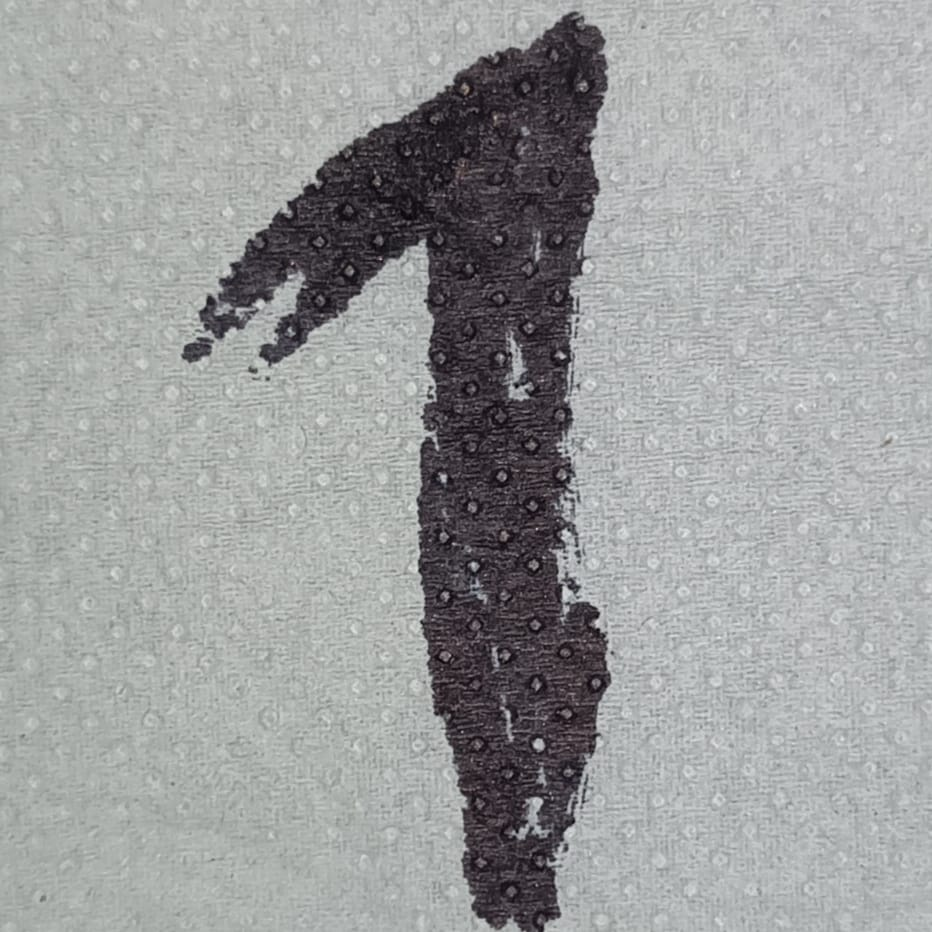
#> input picture datasets/num_1.jpeg, 932 x 932 px
$ python main.py
#> lines starting #> are read from the running program, lines starting #| are printed output that depends on the picture; long printed decimals are rounded
import numpy as np
from sklearn.datasets import load_digits
import cv2
import matplotlib.pyplot as plt

# --------------------------------- PARTE A----------------------------------------

# ---------- EN TODO ESTE BLOQUE, SE CARGA EL "DICCIONARIO" DIGITS Y SUS KEYS: "IMAGES" Y "TARGET" ----------

# Se carga el "diccionario de digits en el data set"
digits = load_digits()

# Se carga las keys de images (Lista de matrices) y target (lista de los números del dataset)
imagenes = digits.images
etiquetas = digits.target


# ---------- EN TODO ESTE BLOQUE, SE BUSCA MEDIANTE EL FOR, AÑADIR POR ORDEN (0 al 10) LAS MATRICES Y PROMEDIARLAS Y ESCALARLAS ----------

matrices_promedio_redimensionadas = [] # SE INICIALIZA LA LISTA QUE CONTENDRÁ A LAS MATRICES PROMEDIO REDIMENSIONADAS

for digito in range(10):
    imagenes_digito = imagenes[etiquetas == digito] # Solo se seleccionará en caso la etiquteta sea igual al dígito en el que se está iterando.
    # Nota personal: Esto tiene sentido por un concepto llamado "Máscara Booleana", la verdad no investigué más sobre esto pero
    # Se puede hacer en arrays (en este caso "etiquetas" es el array), desconozco si se puede hacer en listas u otras aplicaciones.

    matriz_promedio = np.mean(imagenes_digito, axis=0) # Se ponderiará en base a las filas
    # Explicación: Se toma la fila de cada de matriz dentro imagenes_digito, y luego se "itera" y se promedia todo en base a una misma columna
    # Al final, el return será una matriz donde la primera fila representa ese promedio de las primeras filas, la segunda ...

    matriz_promedio_redimensionada = cv2.resize(matriz_promedio, (8, 8)).astype(int) # Se redimensiona esa promedio a 8 filas y 8 columnas
    #Esto no requiere más explicación

    matrices_promedio_redimensionadas.append(matriz_promedio_redimensionada) # Se agrega a "matrices_promedio_redimensionadas"
    # Esto mucho menos :v


print()
print()
digito_seleccionado = int(input("Ingrese el dígito del cual desea ver la matriz promedio (0-9): "))
#> the answer given: 3
print("-"*50)
print()
matriz_promedio_seleccionada = matrices_promedio_redimensionadas[digito_seleccionado]
print(f"Matriz Promedio Redimensionada del Dígito {digito_seleccionado}:")
print()
print(matriz_promedio_seleccionada)
print()
print("-"*50)

# --------------------------------- FIN DE LA PARTE A----------------------------------------


# --------------------------------- PARTE B ----------------------------------------

# ---------- EN TODO ESTE BLOQUE, SE BUSCA IMPRIMIR LAS MATRICES MEDIANTE LA BIBLICA "MATPLOTLIB"  ----------

def mostrar_matrices_promedio(matrices_promedio_redimensionadas):
    fig, axs = plt.subplots(2, 5, figsize=(10, 5))  # Crear una cuadrícula de subfiguras 2x5

    for i in range(2):
        for j in range(5):
            indice = i * 5 + j
            axs[i, j].imshow(matrices_promedio_redimensionadas[indice], cmap='gray')
            axs[i, j].set_title(f'Dígito {indice}')
            axs[i, j].axis('off')

    plt.tight_layout()
    plt.show()
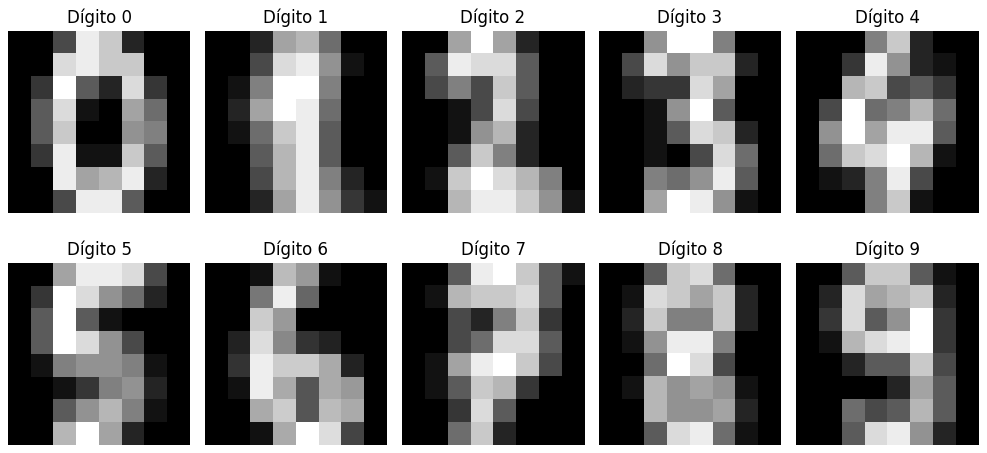
#> figure drawn by matplotlib, 10 panels

mostrar_matrices_promedio(matrices_promedio_redimensionadas) # Acá se llama a la función.

# --------------------------------- FIN DE LA PARTE B ----------------------------------------


# --------------------------------- PARTE C ----------------------------------------

imagen = cv2.imread("datasets/num_1.jpeg", cv2.IMREAD_GRAYSCALE) # Se carga la imagen
#> imagen: shape (932, 932); min 0, max 240, mean 157.7
imagen_pequeña = cv2.resize(imagen,(8,8)) # La re-escalamos a una matriz de 8x8

# Acá invertimos los valores

for i in range(8):
    for j in range(8):
        imagen_pequeña[i][j] = 255- imagen_pequeña[i][j]
        imagen_pequeña[i][j] = imagen_pequeña[i][j]/255*16

print()
print("Imagen pequeña: ")
print()
print(imagen_pequeña)
#| [[ 4  4  4  4 11  4  4  4]
#|  [ 5  4  5 13 13  4  3  3]
#|  [ 5  5  4  4 11  4  5  4]
#|  [ 5  4  6  5 12  5  3  4]
#|  [ 6  4  4  5 12  4  4  4]
#|  [ 5  4  5  4 13  4  2  4]
#|  [ 5  4  4  4 13  4  4  4]
#|  [ 5  5  4  4 12  4  3  4]]
print()
print("-"*50)
print()

# --------------------------------- FIN DE LA PARTE C ----------------------------------------


# --------------------------------- PARTE D ----------------------------------------

def calcular_distancia_euclidiana(imagen1, imagen2): # Creación de una función para ya no hacer lo mismo Bv, además de que es más entendible
    return np.sqrt(np.sum((imagen1 - imagen2) ** 2))

distancias = []
for i, imagen_dataset in enumerate(imagenes):
    imagen_dataset_redimensionada = cv2.resize(imagen_dataset, (8, 8)).astype(int)
    distancia = calcular_distancia_euclidiana(imagen_pequeña, imagen_dataset_redimensionada)
    distancias.append((distancia, etiquetas[i]))
#> this loop made 1797 passes
#> distancia on passes 1 to 3: 45.39, 41.17, 44.65
#> after the loop, distancias = 1797 pairs, first value 34.5 to 54.95, second value 0 to 9

# Ordenar las distancias y obtener las 3 más pequeñas
distancias.sort()
dígitos_más_parecidos = distancias[:3]
#> dígitos_más_parecidos = [(34.5, 1), (35.86, 1), (36.03, 1)]

# --------------------------------- FIN DE LA PARTE D ----------------------------------------


# --------------------------------- PARTE E ----------------------------------------

print("Los 3 dígitos más parecidos son:")
for index, (distancia, dígito) in enumerate(dígitos_más_parecidos):
    print(f"{index}. Dígito: {dígito}, Distancia: {distancia}")
#> this loop made 3 passes
#> distancia on passes 1 to 3: 34.5, 35.86, 36.03
#| 0. Dígito: 1, Distancia: 34.496
#| 1. Dígito: 1, Distancia: 35.861
#| 2. Dígito: 1, Distancia: 36.028

print()
print("-"*50)
print()


# --------------------------------- FIN DE LA PARTE E ----------------------------------------


# --------------------------------- PARTE F ----------------------------------------

# Clasificación del nuevo dígito
targets = [dígito for _, dígito in distancias[:10]]
#> targets = [1, 1, 1, 1, 1, 4, 1, 1, 1, 8]

# Contar manualmente las ocurrencias de cada dígito
conteos = {}
for target in targets:
    if target in conteos:
        conteos[target] += 1
    else:
        conteos[target] = 1
#> this loop made 10 passes
#> target on passes 3 to 10: 1, 1, 1, 4, 1, 1, 1, 8
#> after the loop, conteos = {1: 8, 4: 1, 8: 1}

# Determinar el dígito más común
dígito_clasificado = None
max_conteo = 0
empate = []

# Acá se determina el dígito más común, además, la lista "empate" solo debería ser == 1 si solo hay un número mayoritario
for dígito, conteo in conteos.items():
    if conteo > max_conteo:
        max_conteo = conteo
        dígito_clasificado = dígito
        empate = [dígito]
    elif conteo == max_conteo:
        empate.append(dígito)
#> this loop made 3 passes
#> (dígito, conteo, max_conteo, dígito_clasificado) on pass 1: (1, 8, 8, 1)
#> (dígito, conteo) on passes 2 to 3: (4, 1), (8, 1)
#> after the loop, dígito_clasificado = 1; max_conteo = 8


dig_mas_parecidos = distancias[:10]
#> dig_mas_parecidos = [(34.5, 1), (35.86, 1), (36.03, 1), (36.15, 1), (36.28, 1), (36.3, 4), (36.32, 1), (36.35, 1), (36.48, 1), (36.65, 8)]

# Esto se inicializa si empate es mayor a 1, eso quiere decir que hubo más de un número con el mismo máximo número de ocurrencias

if len(empate) > 1:
        # Buscar el desempate considerando más distancias
        for distancia, dígito in distancias[10:]:
            dig_mas_parecidos.append((distancia, dígito)) # Se agrega a la lista de dig más parecidos

            if dígito in empate:
                dígito_clasificado = dígito
                break # Se rompe si se encuentra un dígito que está en la lista de los número empatados (porque uno ya sería mayor que el otro)

for index, (distancia, dígito) in enumerate(dig_mas_parecidos):
    print(f"{index}. Dígito: {dígito}, Distancia: {distancia}")
#> this loop made 10 passes
#| 0. Dígito: 1, Distancia: 34.496
#| 1. Dígito: 1, Distancia: 35.861
#| 2. Dígito: 1, Distancia: 36.028
#| 3. Dígito: 1, Distancia: 36.152
#| 4. Dígito: 1, Distancia: 36.277
#| 5. Dígito: 4, Distancia: 36.304
#| 6. Dígito: 1, Distancia: 36.318
#| 7. Dígito: 1, Distancia: 36.346
#> (further printed lines are left out)

print()
print("-"*50)
print()

print(f"Soy la inteligencia artificial, y he detectado que el dígito ingresado corresponde al número {dígito_clasificado}")
#| Soy la inteligencia artificial, y he detectado que el dígito ingresado corresponde al número 1

# --------------------------------- FIN DE LA PARTE F ----------------------------------------


# --------------------------------- PARTE G ----------------------------------------

# Parte g: Comparación con los promedios generados en el inciso a)

distancias_promedio = []
for i, matriz_promedio in enumerate(matrices_promedio_redimensionadas):
    distancia = calcular_distancia_euclidiana(imagen_pequeña, matriz_promedio)
    distancias_promedio.append((distancia, i))
#> this loop made 10 passes
#> distancia on passes 1 to 10: 43.54, 30.87, 35.13, 36.55, 34.48, 37.38, 43, 36.85, 34.51, 37.74
#> after the loop, distancias_promedio = [(43.54, 0), (30.87, 1), (35.13, 2), (36.55, 3), (34.48, 4), (37.38, 5), (43, 6), (36.85, 7), (34.51, 8), (37.74, 9)]

distancias_promedio.sort()

distancia_menor, digito_clasificado_promedio = distancias_promedio[0]
#> distancia_menor = 30.87; digito_clasificado_promedio = 1

print(f"Soy la inteligencia artificial versión 2, y he detectado que el dígito ingresado corresponde al número {digito_clasificado_promedio}")
#| Soy la inteligencia artificial versión 2, y he detectado que el dígito ingresado corresponde al número 1
print()
